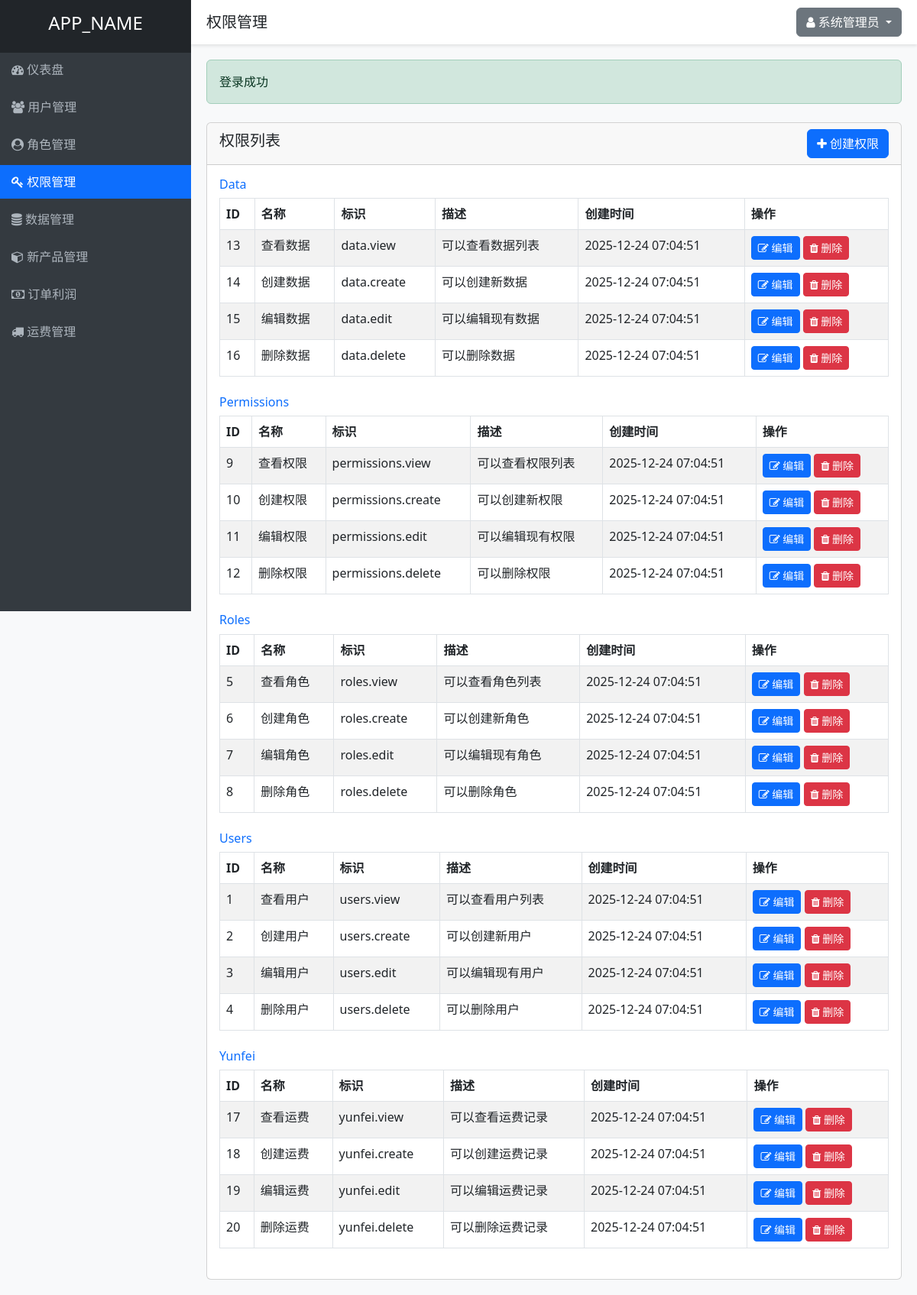
Page /permissions.php (signed in) on the committed database.
### tables this page shows
CREATE TABLE IF NOT EXISTS permissions (
    id INT AUTO_INCREMENT PRIMARY KEY,
    name VARCHAR(50) NOT NULL UNIQUE,
    slug VARCHAR(50) NOT NULL UNIQUE,
    description TEXT,
    module VARCHAR(50) NOT NULL,
    created_at TIMESTAMP DEFAULT CURRENT_TIMESTAMP,
    updated_at TIMESTAMP DEFAULT CURRENT_TIMESTAMP ON UPDATE CURRENT_TIMESTAMP
);

### controllers/PermissionController.php (called while the page is built, shortened)
<?php
require_once APP_ROOT . '/models/Permission.php';
require_once APP_ROOT . '/helpers/functions.php';
class PermissionController {
    private $permissionModel;
    public function __construct() {
        $this->permissionModel = new Permission();
    }
    public function index() {
        $permissions = $this->permissionModel->getAllByModule();
        $title = '权限管理';
        include VIEWS_DIR . '/layouts/header.php';
        include VIEWS_DIR . '/permissions/index.php';
        include VIEWS_DIR . '/layouts/footer.php';
    }
}
?>

### helpers/functions.php (called while the page is built, shortened)
<?php
function getSuccess() {
    $success = $_SESSION['success'] ?? '';
    return $success;
}
function isLoggedIn() {
    return isset($_SESSION['user_id']);
}
function getCurrentUserId() {
    return $_SESSION['user_id'] ?? null;
}
function hasPermission($permissionSlug) {
    require_once APP_ROOT . '/models/Permission.php';
    $permissionModel = new Permission();
    return $permissionModel->checkUserPermission(getCurrentUserId(), $permissionSlug);
}
?>

### includes/database.php (called while the page is built, shortened)
<?php
class Database {
    private static $instance = null;
    private $conn;
    private function __construct() {
        try {
            $this->conn = new PDO(
                "mysql:host=" . DB_HOST . ";dbname=" . DB_NAME . ";charset=utf8",
                DB_USER,
                DB_PASS,
                [
                    PDO::ATTR_ERRMODE => PDO::ERRMODE_EXCEPTION,
                    PDO::ATTR_DEFAULT_FETCH_MODE => PDO::FETCH_ASSOC,
                    PDO::ATTR_EMULATE_PREPARES => false
                ]
            );
        } catch(PDOException $e) {
            die("数据库连接失败: " . $e->getMessage());
        }
    }
    public static function getInstance() {
        if(self::$instance === null) {
            self::$instance = new Database();
        }
        return self::$instance;
    }
    public function query($sql, $params = []) {
        $stmt = $this->conn->prepare($sql);
        $stmt->execute($params);
        return $stmt;
    }
}
?>

### models/Permission.php (called while the page is built, shortened)
<?php
require_once APP_ROOT . '/includes/database.php';
class Permission {
    private $db;
    public function __construct() {
        $this->db = Database::getInstance();
    }
    public function getAll() {
        $sql = "SELECT * FROM permissions ORDER BY module, id";
        $stmt = $this->db->query($sql);
        return $stmt->fetchAll();
    }
    public function getAllByModule() {
        $permissions = $this->getAll();
        $grouped = [];
        foreach ($permissions as $permission) {
            $module = $permission['module'];
            if (!isset($grouped[$module])) {
                $grouped[$module] = [];
            }
            $grouped[$module][] = $permission;
        }
        return $grouped;
    }
    public function checkUserPermission($userId, $permissionSlug) {
        $sql = "SELECT COUNT(*) as count FROM permissions p
                JOIN role_permissions rp ON p.id = rp.permission_id
                JOIN user_roles ur ON rp.role_id = ur.role_id
                WHERE ur.user_id = ? AND p.slug = ?";
        $stmt = $this->db->query($sql, [$userId, $permissionSlug]);
        $result = $stmt->fetch();
        return $result['count'] > 0;
    }
}
?>

### views/permissions/index.php (the view)
<div class="row mt-4">
    <div class="col-md-12">
        <div class="card">
            <div class="card-header d-flex justify-content-between align-items-center">
                <h5>权限列表</h5>
                <?php if (hasPermission('permissions.create')): ?>
                    <a href="<?php echo APP_URL; ?>/permissions.php?action=create" class="btn btn-primary">
                        <i class="fa fa-plus"></i> 创建权限
                    </a>
                <?php endif; ?>
            </div>
            <div class="card-body">
                <?php foreach ($permissions as $module => $modulePermissions): ?>
                    <div class="mb-4">
                        <h6 class="text-primary"><?php echo ucfirst($module); ?></h6>
                        <table class="table table-bordered table-striped">
                            <thead>
                                <tr>
                                    <th>ID</th>
                                    <th>名称</th>
                                    <th>标识</th>
                                    <th>描述</th>
                                    <th>创建时间</th>
                                    <th>操作</th>
                                </tr>
                            </thead>
                            <tbody>
                                <?php foreach ($modulePermissions as $permission): ?>
                                    <tr>
                                        <td><?php echo $permission['id']; ?></td>
                                        <td><?php echo $permission['name']; ?></td>
                                        <td><?php echo $permission['slug']; ?></td>
                                        <td><?php echo $permission['description']; ?></td>
                                        <td><?php echo $permission['created_at']; ?></td>
                                        <td>
                                            <?php if (hasPermission('permissions.edit')): ?>
                                                <a href="<?php echo APP_URL; ?>/permissions.php?action=edit&id=<?php echo $permission['id']; ?>" class="btn btn-sm btn-primary">
                                                    <i class="fa fa-edit"></i> 编辑
                                                </a>
                                            <?php endif; ?>
                                            <?php if (hasPermission('permissions.delete')): ?>
                                                <a href="<?php echo APP_URL; ?>/permissions.php?action=delete&id=<?php echo $permission['id']; ?>" class="btn btn-sm btn-danger" onclick="return confirm('确定要删除这个权限吗？');">
                                                    <i class="fa fa-trash"></i> 删除
                                                </a>
                                            <?php endif; ?>
                                        </td>
                                    </tr>
                                <?php endforeach; ?>
                            </tbody>
                        </table>
                    </div>
                <?php endforeach; ?>
            </div>
        </div>
    </div>
</div>

### permissions.php (shortened to what this page needs)
<?php
require_once __DIR__ . '/controllers/PermissionController.php';
$permissionController = new PermissionController();
$action = $_GET['action'] ?? 'index';
switch ($action) {
    case 'index':
        $permissionController->index();
        break;
}
?>

### views/layouts/header.php (shortened to what this page needs)
<!DOCTYPE html>
<html lang="zh-CN">
<head>
    <link href="https://cdn.jsdelivr.net/npm/bootstrap@5.3.0/dist/css/bootstrap.min.css" rel="stylesheet">
    <link href="https://cdn.jsdelivr.net/npm/font-awesome@4.7.0/css/font-awesome.min.css" rel="stylesheet">
</head>
<body>
    <div class="sidebar">
        <div class="p-3 bg-dark text-center">
            <h4><?php echo APP_NAME; ?></h4>
        </div>
        <div class="nav">
            <div class="nav-item">
                <a href="<?php echo APP_URL; ?>/dashboard.php" class="<?php echo basename($_SERVER['PHP_SELF']) == 'dashboard.php' ? 'active' : ''; ?>">
                    <i class="fa fa-dashboard"></i> 仪表盘
                </a>
            </div>
            <?php if (hasPermission('users.view')): ?>
            <div class="nav-item">
                <a href="<?php echo APP_URL; ?>/users.php" class="<?php echo basename($_SERVER['PHP_SELF']) == 'users.php' ? 'active' : ''; ?>">
                    <i class="fa fa-users"></i> 用户管理
                </a>
            </div>
            <?php endif; ?>
            <?php if (hasPermission('roles.view')): ?>
            <div class="nav-item">
                <a href="<?php echo APP_URL; ?>/roles.php" class="<?php echo basename($_SERVER['PHP_SELF']) == 'roles.php' ? 'active' : ''; ?>">
                    <i class="fa fa-user-circle"></i> 角色管理
                </a>
            </div>
            <?php endif; ?>
            <?php if (hasPermission('permissions.view')): ?>
            <div class="nav-item">
                <a href="<?php echo APP_URL; ?>/permissions.php" class="<?php echo basename($_SERVER['PHP_SELF']) == 'permissions.php' ? 'active' : ''; ?>">
                    <i class="fa fa-key"></i> 权限管理
                </a>
            </div>
            <?php endif; ?>
            <?php if (hasPermission('data.view')): ?>
            <div class="nav-item">
                <a href="<?php echo APP_URL; ?>/data.php" class="<?php echo basename($_SERVER['PHP_SELF']) == 'data.php' ? 'active' : ''; ?>">
                    <i class="fa fa-database"></i> 数据管理
                </a>
            </div>
            <?php endif; ?>
            <?php if (isLoggedIn()): ?>
            <div class="nav-item">
                <a href="<?php echo APP_URL; ?>/new_products.php" class="<?php echo basename($_SERVER['PHP_SELF']) == 'new_products.php' ? 'active' : ''; ?>">
                    <i class="fa fa-cube"></i> 新产品管理
                </a>
            </div>
            <?php endif; ?>
            <?php if (isLoggedIn()): ?>
            <div class="nav-item">
                <a href="<?php echo APP_URL; ?>/order_profit.php" class="<?php echo basename($_SERVER['PHP_SELF']) == 'order_profit.php' ? 'active' : ''; ?>">
                    <i class="fa fa-money"></i> 订单利润
                </a>
            </div>
            <?php endif; ?>
            <?php if (hasPermission('yunfei.view')): ?>
            <div class="nav-item">
                <a href="<?php echo APP_URL; ?>/yunfei.php" class="<?php echo basename($_SERVER['PHP_SELF']) == 'yunfei.php' ? 'active' : ''; ?>">
                    <i class="fa fa-truck"></i> 运费管理
                </a>
            </div>
            <?php endif; ?>
        </div>
    </div>
    <div class="header">
        <div class="d-flex justify-content-between align-items-center">
            <h5 class="mb-0"><?php echo $title ?? '欢迎使用'; ?></h5>
            <div class="dropdown">
                <button class="btn btn-secondary dropdown-toggle" type="button" id="userDropdown" data-bs-toggle="dropdown" aria-expanded="false">
                    <i class="fa fa-user"></i> <?php echo $_SESSION['full_name']; ?>
                </button>
            </div>
        </div>
    </div>
    <div class="content">
        <?php if ($success = getSuccess()): ?>
            <div class="alert alert-success" role="alert">
                <?php echo $success; ?>
            </div>
        <?php endif; ?>

### views/layouts/footer.php (shortened to what this page needs)
    </div>
</body>
</html>

### views/layouts/header.php (style rules this page uses)
body { background-color: #f8f9fa; }
.sidebar { height: 100vh; background-color: #343a40; color: white; position: fixed; top: 0; left: 0; width: 250px; overflow-y: auto; }
.sidebar a { color: #adb5bd; text-decoration: none; display: block; padding: 10px 15px; }
.sidebar .active { background-color: #0d6efd; color: white; }
.content { margin-left: 250px; padding: 20px; }
.header { background-color: white; padding: 10px 20px; box-shadow: 0 2px 4px rgba(0, 0, 0, 0.1); margin-left: 250px; }
.nav { display: flex;flex-direction: column; }
.nav-item { margin-bottom: 5px; display: block; }

### rows in the picture
permissions: id "13", name "查看数据", slug "data.view", description "可以查看数据列表", created_at "2025-12-24 07:04:51"
permissions: id "14", name "创建数据", slug "data.create", description "可以创建新数据", created_at "2025-12-24 07:04:51"
permissions: id "15", name "编辑数据", slug "data.edit", description "可以编辑现有数据", created_at "2025-12-24 07:04:51"
permissions: id "16", name "删除数据", slug "data.delete", description "可以删除数据", created_at "2025-12-24 07:04:51"
permissions: id "9", name "查看权限", slug "permissions.view", description "可以查看权限列表", created_at "2025-12-24 07:04:51"
permissions: id "10", name "创建权限", slug "permissions.create", description "可以创建新权限", created_at "2025-12-24 07:04:51"
permissions: id "11", name "编辑权限", slug "permissions.edit", description "可以编辑现有权限", created_at "2025-12-24 07:04:51"
permissions: id "12", name "删除权限", slug "permissions.delete", description "可以删除权限", created_at "2025-12-24 07:04:51"
permissions: id "5", name "查看角色", slug "roles.view", description "可以查看角色列表", created_at "2025-12-24 07:04:51"
permissions: id "6", name "创建角色", slug "roles.create", description "可以创建新角色", created_at "2025-12-24 07:04:51"
permissions: id "7", name "编辑角色", slug "roles.edit", description "可以编辑现有角色", created_at "2025-12-24 07:04:51"
permissions: id "8", name "删除角色", slug "roles.delete", description "可以删除角色", created_at "2025-12-24 07:04:51"
permissions: id "1", name "查看用户", slug "users.view", description "可以查看用户列表", created_at "2025-12-24 07:04:51"
permissions: id "2", name "创建用户", slug "users.create", description "可以创建新用户", created_at "2025-12-24 07:04:51"
permissions: id "3", name "编辑用户", slug "users.edit", description "可以编辑现有用户", created_at "2025-12-24 07:04:51"
permissions: id "4", name "删除用户", slug "users.delete", description "可以删除用户", created_at "2025-12-24 07:04:51"
permissions: module "Yunfei", id "20", name "删除运费", slug "yunfei.delete", description "可以删除运费记录", created_at "2025-12-24 07:04:51"
permissions: id "17", name "查看运费", slug "yunfei.view", description "可以查看运费记录", created_at "2025-12-24 07:04:51"
permissions: id "18", name "创建运费", slug "yunfei.create", description "可以创建运费记录", created_at "2025-12-24 07:04:51"
permissions: id "19", name "编辑运费", slug "yunfei.edit", description "可以编辑运费记录", created_at "2025-12-24 07:04:51"

### other values in the picture
APP_NAME "APP_NAME"
$title "权限管理"
$_SESSION['full_name'] "系统管理员"
$success "登录成功"
$module "Data"
$module "Permissions"
$module "Roles"
$module "Users"
